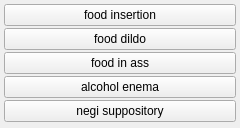
<?xml version="1.0" encoding="UTF-8"?>
<ui version="4.0">
 <class>objects_food_insertion_menu</class>
 <widget class="QWidget" name="objects_food_insertion_menu">
  <property name="geometry">
   <rect><x>0</x><y>0</y><width>240</width><height>128</height></rect>
  </property>
  <layout class="QGridLayout" name="grid">
   <property name="leftMargin"><number>4</number></property>
   <property name="topMargin"><number>4</number></property>
   <property name="rightMargin"><number>4</number></property>
   <property name="bottomMargin"><number>4</number></property>
   <property name="horizontalSpacing"><number>2</number></property>
   <property name="verticalSpacing"><number>2</number></property>
   <item row="0" column="0">
    <widget class="QPushButton" name="chk_food_insertion">
     <property name="checkable"><bool>true</bool></property>
     <property name="text"><string>food insertion</string></property>
     <property name="tags" stdset="0"><string>food insertion</string></property>
    </widget>
   </item>
   <item row="1" column="0">
    <widget class="QPushButton" name="chk_food_dildo">
     <property name="checkable"><bool>true</bool></property>
     <property name="text"><string>food dildo</string></property>
     <property name="tags" stdset="0"><string>food dildo</string></property>
    </widget>
   </item>
   <item row="2" column="0">
    <widget class="QPushButton" name="chk_food_in_ass">
     <property name="checkable"><bool>true</bool></property>
     <property name="text"><string>food in ass</string></property>
     <property name="tags" stdset="0"><string>food in ass</string></property>
    </widget>
   </item>
   <item row="3" column="0">
    <widget class="QPushButton" name="chk_alcohol_enema">
     <property name="checkable"><bool>true</bool></property>
     <property name="text"><string>alcohol enema</string></property>
     <property name="tags" stdset="0"><string>alcohol enema</string></property>
    </widget>
   </item>
   <item row="4" column="0">
    <widget class="QPushButton" name="chk_negi_suppository">
     <property name="checkable"><bool>true</bool></property>
     <property name="text"><string>negi suppository</string></property>
     <property name="tags" stdset="0"><string>negi suppository</string></property>
    </widget>
   </item>
  </layout>
 </widget>
 <resources/>
 <connections/>
</ui>
